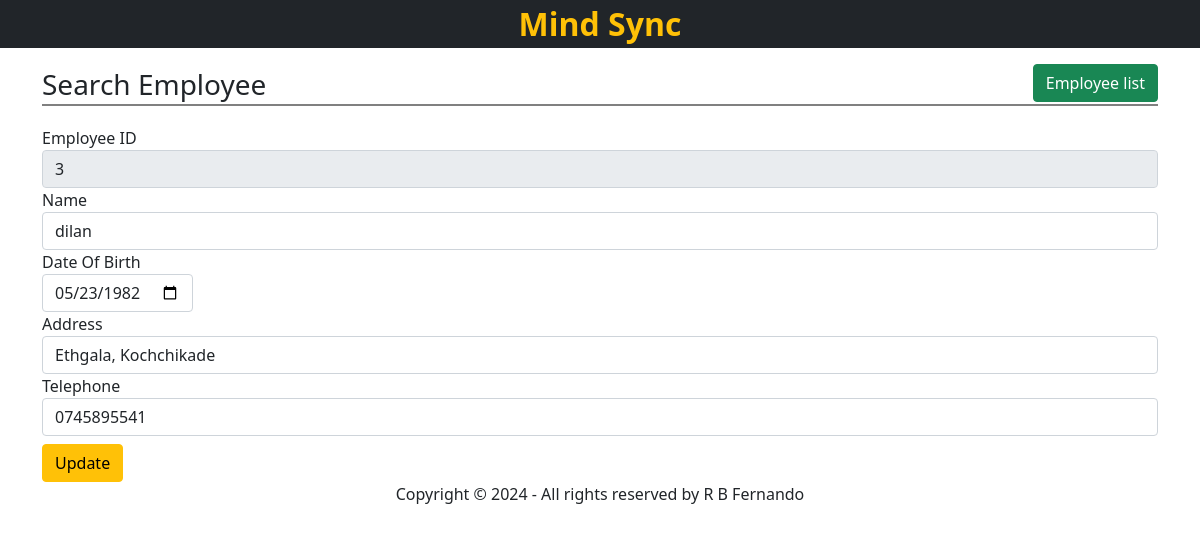
Screenshot of /view/public/edit-employee.php?id=3 with the database file from the repository.
### tables this page shows
CREATE TABLE "employees"(id INTEGER PRIMARY KEY, name VARCHAR(1000), dob VARCHAR(10), address VARCHAR(255), tele VARCHAR(12));

### view/public/edit-employee.php (the view)
<?php
require('../../database/db_config.php');
$empId = $_GET['id'];
$sql = "SELECT * FROM employees WHERE id=$empId";
$result = $db->query($sql);
$row = $result->fetchArray(SQLITE3_ASSOC);
require('../include/html_head.php');
?>
<body>
    <?php
    include('../include/header.php');
    ?>
    <main>
        <div class="container">
            <h3 class="page-title">Search Employee
                <a href="index.php" class="btn btn-success float-end">Employee list</a>
            </h3>
            <form action="update-employee.php" method="POST">
                <div class="form-group">
                    <label>Employee ID</label>
                    <input type="number" name="id" class="form-control" value="<?= $row['id'] ?>" readonly placeholder="Employee ID" aria-label="Employee Number" aria-describedby="basic-addon1">
                </div>
                <div class="form-group">
                    <label>Name</label>
                    <input type="text" name="name" required maxlength="100" class=" form-control" value="<?= $row['name'] ?>">
                </div>
                <div class="form-group">
                    <?php
                    $date = date_create("today");
                    date_sub($date, date_interval_create_from_date_string("18 years"));
                    ?>
                    <label>Date Of Birth
                        <input type="date" name="dob" class="form-control" value="<?= $row['dob'] ?>" max="<?= date_format($date, "Y-m-d") ?>" required></label>
                </div>
                <div class="form-group">
                    <label>Address</label>
                    <input type="text" name="address" required maxlength="100" class=" form-control" value="<?= $row['address']; ?>">
                </div>
                <div class="form-group">
                    <label>Telephone</label>
                    <input type="text" name="tele" class="form-control" maxlength="11" required pattern="[0-9]{3}-[0-9]{7}" value="<?= $row['tele']; ?>">
                </div>
                <button type="submit" class="btn btn-warning mt-2">Update</button>
            </form>
        </div>
    </main>
    <?php
    include('../include/footer.php');
    ?>
</body>
</html>

### view/public/css/style.css (style rules this page uses)
.page-title { line-height: 40px; border-bottom: 2px solid gray; margin-bottom: 20px; }

### rows the page displays
employees: id "3", name "dilan", dob "05/23/1982", address "Ethgala, Kochchikade", tele "0745895541"
